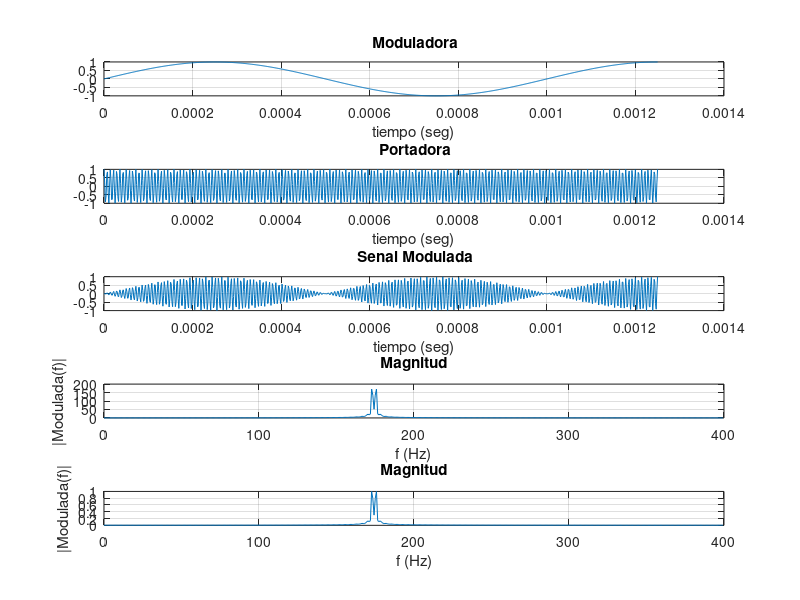

Here is the MATLAB script that generated this plot:
clc , clear all , close all
%%

%fs = 800 ; Ts = 1/fs ;timeSig = 0.0012 ; n = fs * timeSig ; t = 0: Ts : n - Ts; % t = 0: Ts :(n-1) * timeSig ;  % t = linspace(0,p,f); % muestreo y long de la signal
fs = 800 ; Ts = 1/fs ; t = linspace(0,Ts,fs) ; % timeSig = 1 ; t = 0 : Ts : timeSig - Ts; % t = linspace(0,Ts,fs);

fMod = 1000 ; TMod = 1/fMod ; aMod = 1;
tMod = linspace(0,TMod  ,fMod); 
moduladora = aMod*sin(2*pi*fMod*t);
 
% figure(1); plot(t , moduladora) ; title(' Moduladora')


fCarri = 500000 ; TCarri = 1 / fCarri ; aCarri= 1;
tCarry = linspace(0, TCarri  ,fCarri);
portadora = aCarri *cos(2 * pi * fCarri * t);

%figure(2) ; plot(t , portadora) ; title(' Portadora') ; grid on

modulada = portadora .* moduladora ;
% figure(2) ;plot(t , modulada ) ; title(' Senal Modulada') ; grid on 

%%
nfft = length(modulada) ; % longitud de la senal a analizar en fft en tiempo
nfft = 2 ^ nextpow2(nfft) ; % el doble de resolucion en resolucion de potencias https://www.mathworks.com/help/matlab/ref/nextpow2.html

dftModulada = fft(modulada , nfft); % dft de la senal 

mModulada = abs(dftModulada); % magnitud
mModulada = mModulada(1 :nfft / 2); % debido a la simetria d ela fft
mModuladaNormal = mModulada / max(mModulada);

p = unwrap(angle(dftModulada)); % fase

nFft = fs * (0 : nfft/ 2 - 1) / nfft; % nFft = fs * (0 : nfft/ 2) / nfft -> tiene una sample mas
% frec = (0 : length(dftModulada)-1)* 100/length(dftModulada); % frec = f *(0:(t./2))./t; 
%fn = 0 : (length(dftModulada) - 1) * 100 / length(dftModulada); %fn = 0 : fs/n : fs - fs/n ;
% plot(frec,mModulada) ; title('Magnitud') ; grid on ; 

%%
figure('Name','Modulacion Am') ; 
subplot(5,1,1); plot(t , moduladora) ; title(' Moduladora') ; grid on ; xlabel('tiempo (seg)') ;

subplot(5,1,2); plot(t , portadora) ; title(' Portadora') ; grid on ; xlabel('tiempo (seg)');

subplot(5,1,3); plot(t , modulada ) ; title(' Senal Modulada') ; grid on ; xlabel('tiempo (seg)');

subplot(5,1,4); plot( nFft, mModulada) ; title('Magnitud') ; grid on ; xlabel('f (Hz)') ; ylabel('|Modulada(f)|')

subplot(5,1,5); plot( nFft, mModuladaNormal) ; title('Magnitud') ; grid on ; xlabel('f (Hz)') ; ylabel('|Modulada(f)|')

% https://www.youtube.com/watch?v=HiIvbIl95lE